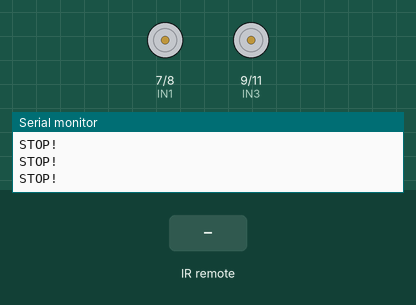
Bench run of a sketch on a simulated Arduino Uno, built with avr-gcc and run on an emulated ATmega328P. Parts: motor-driver pin pairs drawn as motors (green arrow = first pin HIGH = forward, orange = second pin HIGH = backward, longer = more drive, scaled by the enable pin), the last lines printed to the serial monitor. The inputs (shaded band) are chosen by the test bench.

Above: at 1.2 s.
1.3 s: infrared code 0xFF629D received
At 1.7 s:
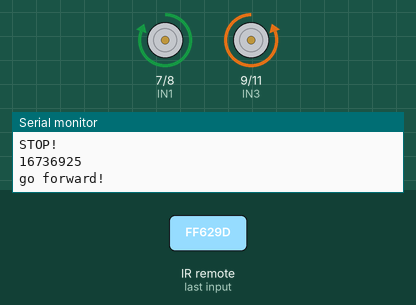
3.3 s: infrared code 0xFFA857 received
At 3.7 s:
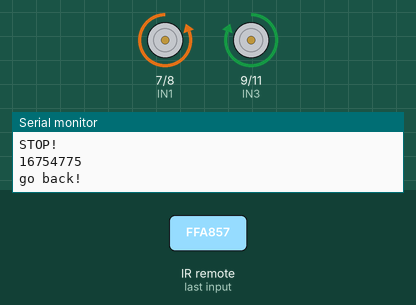
5.3 s: infrared code 0xFF22DD received
At 5.6 s:
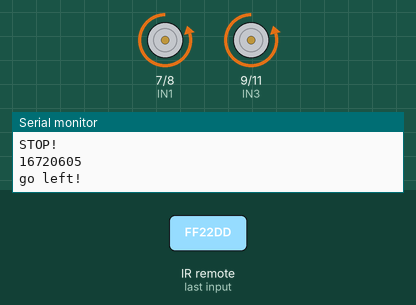
7.3 s: infrared code 0xFFC23D received
At 7.7 s:
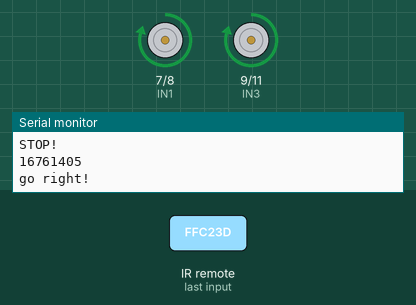
9.3 s: infrared code 0x511DBB received
At 10.2 s:
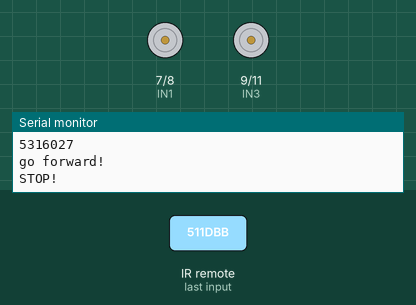
11.3 s: infrared code 0xA3C8EDDB received
At 11.55 s:
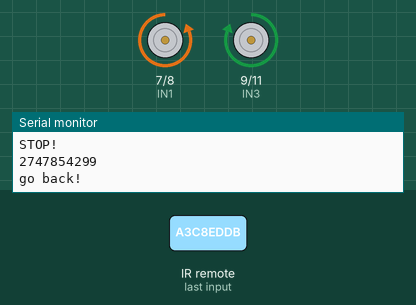
Timing chart, 0 to 14.3 s (numbered marks = the images above; inputs shaded):
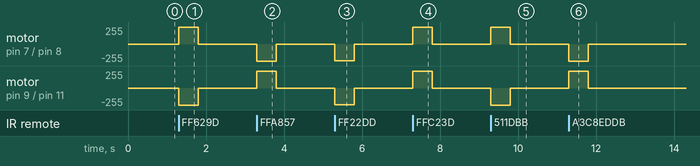

The sketch:

Infrared_remote_control_car.ino
```cpp
//www.elegoo.com

#include <IRremote.h>

////////// IR REMOTE CODES //////////
#define F 16736925	// FORWARD
#define B 16754775	// BACK
#define L 16720605	// LEFT
#define R 16761405	// RIGHT
#define S 16712445	// STOP
#define UNKNOWN_F 5316027		  // FORWARD
#define UNKNOWN_B 2747854299	// BACK
#define UNKNOWN_L 1386468383	// LEFT
#define UNKNOWN_R 553536955		// RIGHT
#define UNKNOWN_S 3622325019	// STOP
#define KEY1 16738455
#define KEY2 16750695
#define KEY3 16756815
#define KEY4 16724175
#define KEY5 16718055
#define KEY6 16743045
#define KEY7 16716015
#define KEY8 16726215
#define KEY9 16734885
#define KEY0 16730805
#define KEY_STAR 16728765
#define KEY_HASH 16732845

#define RECV_PIN  12

/*define channel enable output pins*/
#define ENA 5	  // Left  wheel speed
#define ENB 6	  // Right wheel speed
/*define logic control output pins*/
#define IN1 7	  // Left  wheel forward
#define IN2 8	  // Left  wheel reverse
#define IN3 9	  // Right wheel reverse
#define IN4 11	// Right wheel forward
#define carSpeed 250	// initial speed of car >=0 to <=255

IRrecv irrecv(RECV_PIN);
decode_results results;
unsigned long val;
unsigned long preMillis;

/**
 * BEGIN DEFINE FUNCTIONS
 */

 void forward(){
  digitalWrite(ENA,HIGH);
  digitalWrite(ENB,HIGH);
  digitalWrite(IN1,HIGH);
  digitalWrite(IN2,LOW);
  digitalWrite(IN3,LOW);
  digitalWrite(IN4,HIGH);
  Serial.println("go forward!");
}
void back(){
  digitalWrite(ENA,HIGH);
  digitalWrite(ENB,HIGH);
  digitalWrite(IN1,LOW);
  digitalWrite(IN2,HIGH);
  digitalWrite(IN3,HIGH);
  digitalWrite(IN4,LOW);
  Serial.println("go back!");
}
void left(){
  analogWrite(ENA,carSpeed);
  analogWrite(ENB,carSpeed);
  digitalWrite(IN1,LOW);
  digitalWrite(IN2,HIGH);
  digitalWrite(IN3,LOW);
  digitalWrite(IN4,HIGH);
  Serial.println("go left!");
}
void right(){
  analogWrite(ENA,carSpeed);
  analogWrite(ENB,carSpeed);
  digitalWrite(IN1,HIGH);
  digitalWrite(IN2,LOW);
  digitalWrite(IN3,HIGH);
  digitalWrite(IN4,LOW);
  Serial.println("go right!");
}
void stop(){
  digitalWrite(ENA, LOW);
  digitalWrite(ENB, LOW);
  Serial.println("STOP!");
}

void setup() {
  Serial.begin(9600);
  pinMode(IN1,OUTPUT);
  pinMode(IN2,OUTPUT);
  pinMode(IN3,OUTPUT);
  pinMode(IN4,OUTPUT);
  pinMode(ENA,OUTPUT);
  pinMode(ENB,OUTPUT);
  stop();
  irrecv.enableIRIn();
}

void loop() {
  if (irrecv.decode(&results)){
    preMillis = millis();
    val = results.value;
    Serial.println(val);
    irrecv.resume();
    switch(val){
      case F:
      case UNKNOWN_F: forward(); break;
      case B:
      case UNKNOWN_B: back(); break;
      case L:
      case UNKNOWN_L: left(); break;
      case R:
      case UNKNOWN_R: right();break;
      case S:
      case UNKNOWN_S: stop(); break;
      default: break;
    }
  }
  else{
    if(millis() - preMillis > 500){
      stop();
      preMillis = millis();
    }
  }
}
```

Measured:
- after the input at 1.3 s, motor on pin 7 (IN1) / pin 8 (IN2): stopped → forward 255/255 at once, → stopped 0.50 s later; motor on pin 9 (IN3) / pin 11 (IN4): stopped → backward 255/255 at once, → stopped 0.50 s later
- after the input at 3.3 s, motor on pin 7 (IN1) / pin 8 (IN2): stopped → backward 255/255 at once, → stopped 0.50 s later; motor on pin 9 (IN3) / pin 11 (IN4): stopped → forward 255/255 at once, → stopped 0.50 s later
- after the input at 5.3 s, motor on pin 7 (IN1) / pin 8 (IN2), motor on pin 9 (IN3) / pin 11 (IN4): stopped → backward 250/255 at once, → stopped 0.50 s later
- after the input at 7.3 s, motor on pin 7 (IN1) / pin 8 (IN2), motor on pin 9 (IN3) / pin 11 (IN4): stopped → forward 250/255 at once, → stopped 0.50 s later
- after the input at 9.3 s, motor on pin 7 (IN1) / pin 8 (IN2): stopped → forward 255/255 at once, → stopped 0.50 s later; motor on pin 9 (IN3) / pin 11 (IN4): stopped → backward 255/255 at once, → stopped 0.50 s later
- after the input at 11.3 s, motor on pin 7 (IN1) / pin 8 (IN2): stopped → backward 255/255 at once, → stopped 0.50 s later; motor on pin 9 (IN3) / pin 11 (IN4): stopped → forward 255/255 at once, → stopped 0.50 s later
